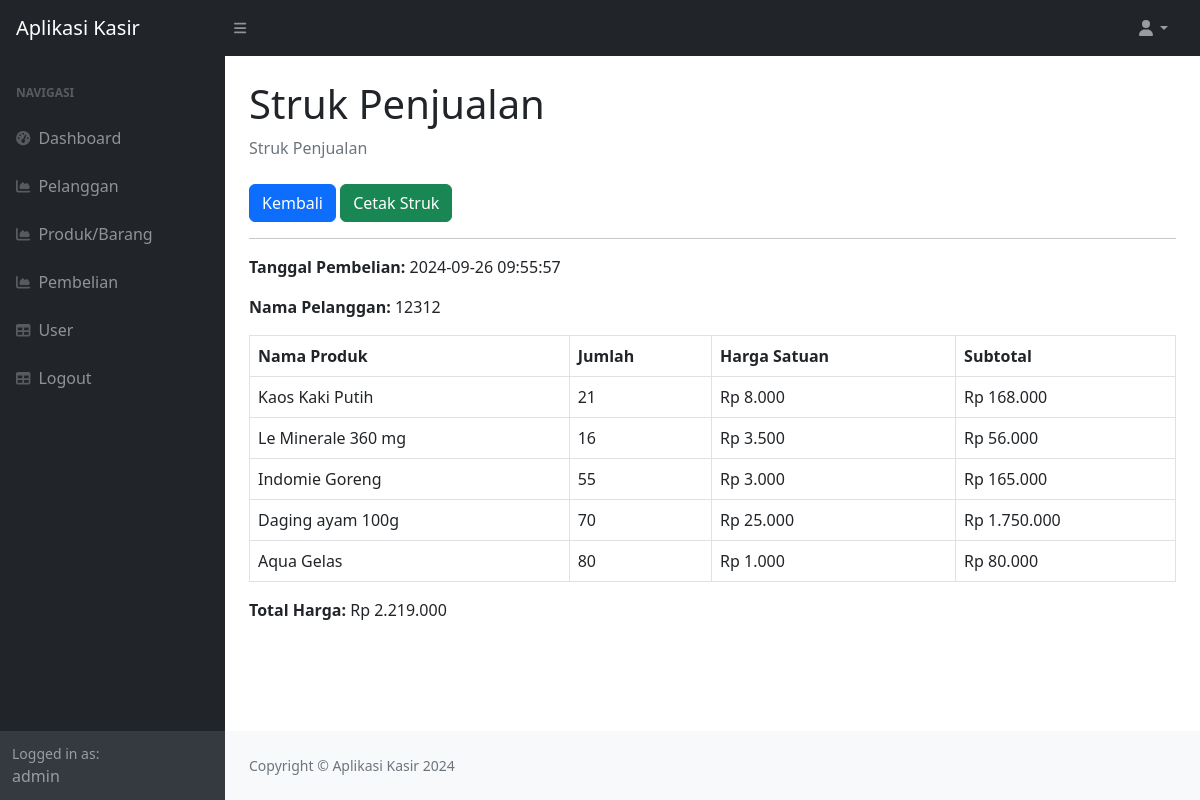
Page /index.php?page=pembelian_detail&&id=48 (signed in) on the committed database.
### tables this page shows
CREATE TABLE `penjualan` (
  `id_penjualan` int(11) NOT NULL,
  `tanggal_penjualan` datetime DEFAULT NULL,
  `total_harga` int(15) DEFAULT NULL,
  `id_pelanggan` int(11) DEFAULT NULL
);

CREATE TABLE `pelanggan` (
  `id_pelanggan` int(11) NOT NULL,
  `nama_pelanggan` varchar(255) DEFAULT NULL,
  `alamat` text DEFAULT NULL,
  `no_telepon` varchar(15) DEFAULT NULL
);

CREATE TABLE `detail_penjualan` (
  `id_detail` int(11) NOT NULL,
  `id_penjualan` int(11) DEFAULT NULL,
  `id_produk` int(11) DEFAULT NULL,
  `jumlah_produk` int(11) DEFAULT NULL,
  `subtotal` int(11) DEFAULT NULL
);

CREATE TABLE `produk` (
  `id_produk` int(11) NOT NULL,
  `nama_produk` varchar(255) DEFAULT NULL,
  `harga` int(10) DEFAULT NULL,
  `stok` int(11) DEFAULT NULL
);

### pembelian_detail.php (the view, shortened to what this page needs)
<?php
$id_penjualan = $_GET['id'];
$query_struk = mysqli_query($koneksi, "
    SELECT produk.nama_produk, detail_penjualan.jumlah_produk, produk.harga, detail_penjualan.subtotal
    FROM detail_penjualan
    JOIN produk ON detail_penjualan.id_produk = produk.id_produk
    WHERE detail_penjualan.id_penjualan = '$id_penjualan'
");
$query_info = mysqli_query($koneksi, "
    SELECT penjualan.tanggal_penjualan, pelanggan.nama_pelanggan, penjualan.total_harga
    FROM penjualan
    JOIN pelanggan ON penjualan.id_pelanggan = pelanggan.id_pelanggan
    WHERE penjualan.id_penjualan = '$id_penjualan'
");
$info = mysqli_fetch_array($query_info);
$tanggal_penjualan = $info['tanggal_penjualan'];
$nama_pelanggan = $info['nama_pelanggan'];
?>
<div class="container-fluid px-4">
    <h1 class="mt-4">Struk Penjualan</h1>
    <ol class="breadcrumb mb-4">
        <li class="breadcrumb-item active">Struk Penjualan</li>
    </ol>
    <a href="?page=pembelian" class="btn btn-primary">Kembali</a>
    <a href="cetak_struk.php?id=<?php echo $id_penjualan; ?>" target="_blank" class="btn btn-success">Cetak Struk</a>
    <hr>
    <p><strong>Tanggal Pembelian:</strong> <?php echo $tanggal_penjualan; ?></p>
    <p><strong>Nama Pelanggan:</strong> <?php echo $nama_pelanggan; ?></p>
    <table class="table table-bordered">
        <thead>
            <tr>
                <th>Nama Produk</th>
                <th>Jumlah</th>
                <th>Harga Satuan</th>
                <th>Subtotal</th>
            </tr>
        </thead>
        <tbody>
            <?php
            $total_harga_struk = 0;
            while ($data_struk = mysqli_fetch_array($query_struk)) {
                $subtotal = $data_struk['subtotal'];
                $total_harga_struk += $subtotal;
                ?>
                <tr>
                    <td><?php echo $data_struk['nama_produk']; ?></td>
                    <td><?php echo $data_struk['jumlah_produk']; ?></td>
                    <td>Rp <?php echo number_format($data_struk['harga'], 0, ',', '.'); ?></td>
                    <td>Rp <?php echo number_format($subtotal, 0, ',', '.'); ?></td>
                </tr>
                <?php
            }
            ?>
        </tbody>
    </table>
    <p><strong>Total Harga:</strong> Rp <?php echo number_format($total_harga_struk, 0, ',', '.'); ?></p>
</div>

### rows in the picture
penjualan: tanggal_penjualan "2024-09-26 09:55:57", id_pelanggan.nama_pelanggan "12312"
detail_penjualan: id_produk.nama_produk "Kaos Kaki Putih", jumlah_produk "21", id_produk.harga "8.000", subtotal "168.000"
detail_penjualan: id_produk.nama_produk "Le Minerale 360 mg", jumlah_produk "16", id_produk.harga "3.500", subtotal "56.000"
detail_penjualan: id_produk.nama_produk "Indomie Goreng", jumlah_produk "55", id_produk.harga "3.000", subtotal "165.000"
detail_penjualan: id_produk.nama_produk "Daging ayam 100g", jumlah_produk "70", id_produk.harga "25.000", subtotal "1.750.000"
detail_penjualan: id_produk.nama_produk "Aqua Gelas", jumlah_produk "80", id_produk.harga "1.000", subtotal "80.000"

### other values in the picture
$_SESSION['user']['nama'] "admin"
$total_harga_struk "2.219.000"
